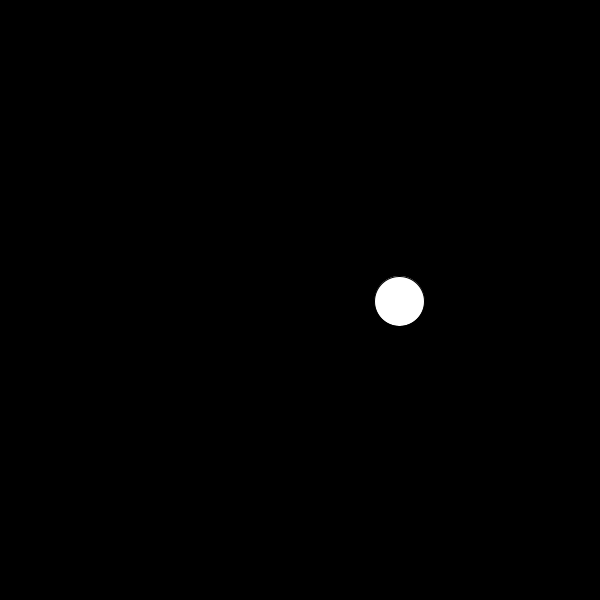
Frame 1 (no input)
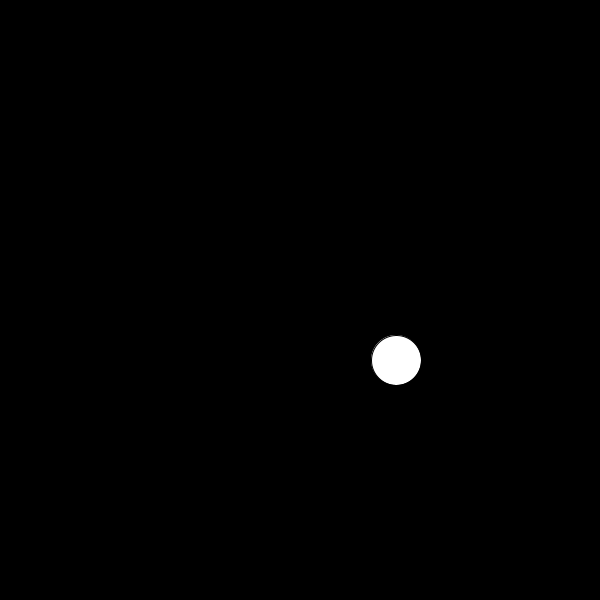
Frame 60 (the mouse pressed at the canvas centre just before this capture)
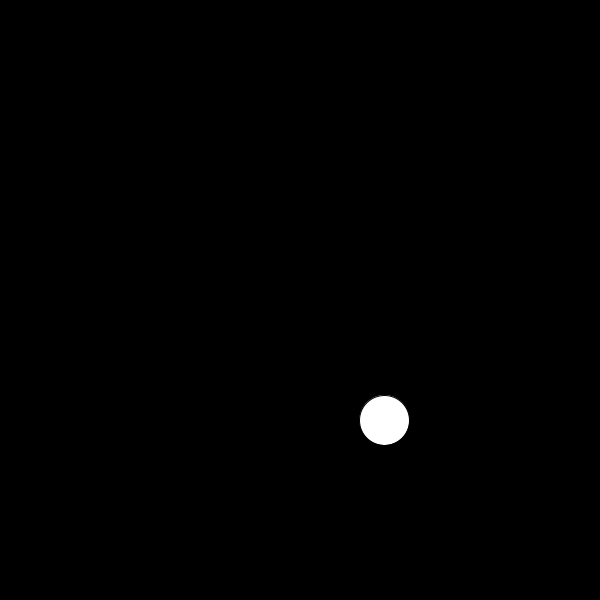
Frame 120 (the mouse held since frame 60 and released just before this capture)

The Processing sketch that drew these frames (run headless with seeded random() and noise(); from frame 60 on, the mouse is pressed at the canvas centre):

// Processing sketch: Week10_CosSin_Theata
// ── Week10_CosSin_Theata.pde
PVector position;
float theta = 0;

int orbitSize = 100;

void setup(){
 background(0);
 size(600,600);
 
 //nul pointer exeception - no value assigned in class and no default so no work
 position = new PVector(width/2, height/2);
}

void draw(){
  background(0);
  
  theta +=.1;
  //or theta = frameCount;
  
  //orbit movement
  //instead of translate add width/2 + .... 
  //position.x=width/2 + cos(theta)*orbitSize;
  //position.y=height/2 + sin(theta)*orbitSize;
   
   //wave 1
  //position.y=height/2 + sin(theta)*orbitSize;
  //position.x ++;
  
 // wave 2
  position.x=width/2 + cos(theta)*orbitSize;
  position.y ++;

  
  //wave movement
 // position.y ++;
  
  if(position.y == height){
    position.y = 0;
}
  
 ellipse(position.x, position.y, 50, 50);
  
  
}
